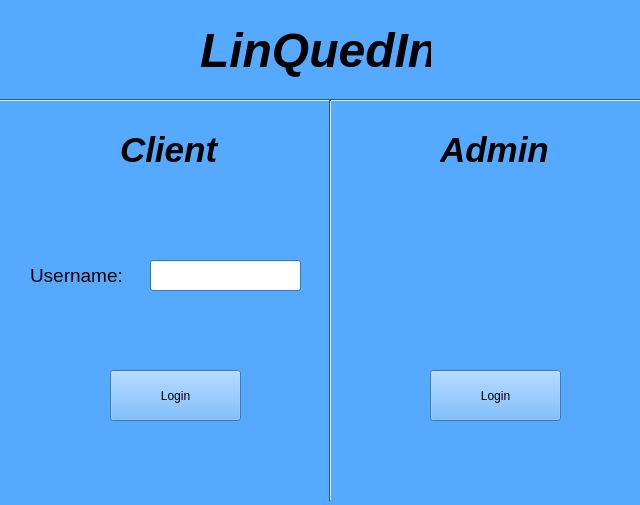
<?xml version="1.0" encoding="UTF-8"?>
<ui version="4.0">
 <class>mainWindow</class>
 <widget class="QWidget" name="mainWindow">
  <property name="geometry">
   <rect>
    <x>0</x>
    <y>0</y>
    <width>640</width>
    <height>505</height>
   </rect>
  </property>
  <property name="minimumSize">
   <size>
    <width>640</width>
    <height>505</height>
   </size>
  </property>
  <property name="maximumSize">
   <size>
    <width>640</width>
    <height>505</height>
   </size>
  </property>
  <property name="palette">
   <palette>
    <active>
     <colorrole role="WindowText">
      <brush brushstyle="SolidPattern">
       <color alpha="255">
        <red>0</red>
        <green>0</green>
        <blue>0</blue>
       </color>
      </brush>
     </colorrole>
     <colorrole role="Button">
      <brush brushstyle="SolidPattern">
       <color alpha="255">
        <red>85</red>
        <green>170</green>
        <blue>255</blue>
       </color>
      </brush>
     </colorrole>
     <colorrole role="Light">
      <brush brushstyle="SolidPattern">
       <color alpha="255">
        <red>213</red>
        <green>234</green>
        <blue>255</blue>
       </color>
      </brush>
     </colorrole>
     <colorrole role="Midlight">
      <brush brushstyle="SolidPattern">
       <color alpha="255">
        <red>149</red>
        <green>202</green>
        <blue>255</blue>
       </color>
      </brush>
     </colorrole>
     <colorrole role="Dark">
      <brush brushstyle="SolidPattern">
       <color alpha="255">
        <red>42</red>
        <green>85</green>
        <blue>127</blue>
       </color>
      </brush>
     </colorrole>
     <colorrole role="Mid">
      <brush brushstyle="SolidPattern">
       <color alpha="255">
        <red>56</red>
        <green>113</green>
        <blue>170</blue>
       </color>
      </brush>
     </colorrole>
     <colorrole role="Text">
      <brush brushstyle="SolidPattern">
       <color alpha="255">
        <red>0</red>
        <green>0</green>
        <blue>0</blue>
       </color>
      </brush>
     </colorrole>
     <colorrole role="BrightText">
      <brush brushstyle="SolidPattern">
       <color alpha="255">
        <red>255</red>
        <green>255</green>
        <blue>255</blue>
       </color>
      </brush>
     </colorrole>
     <colorrole role="ButtonText">
      <brush brushstyle="SolidPattern">
       <color alpha="255">
        <red>0</red>
        <green>0</green>
        <blue>0</blue>
       </color>
      </brush>
     </colorrole>
     <colorrole role="Base">
      <brush brushstyle="SolidPattern">
       <color alpha="255">
        <red>255</red>
        <green>255</green>
        <blue>255</blue>
       </color>
      </brush>
     </colorrole>
     <colorrole role="Window">
      <brush brushstyle="SolidPattern">
       <color alpha="255">
        <red>85</red>
        <green>170</green>
        <blue>255</blue>
       </color>
      </brush>
     </colorrole>
     <colorrole role="Shadow">
      <brush brushstyle="SolidPattern">
       <color alpha="255">
        <red>0</red>
        <green>0</green>
        <blue>0</blue>
       </color>
      </brush>
     </colorrole>
     <colorrole role="AlternateBase">
      <brush brushstyle="SolidPattern">
       <color alpha="255">
        <red>170</red>
        <green>212</green>
        <blue>255</blue>
       </color>
      </brush>
     </colorrole>
     <colorrole role="ToolTipBase">
      <brush brushstyle="SolidPattern">
       <color alpha="255">
        <red>255</red>
        <green>255</green>
        <blue>220</blue>
       </color>
      </brush>
     </colorrole>
     <colorrole role="ToolTipText">
      <brush brushstyle="SolidPattern">
       <color alpha="255">
        <red>0</red>
        <green>0</green>
        <blue>0</blue>
       </color>
      </brush>
     </colorrole>
    </active>
    <inactive>
     <colorrole role="WindowText">
      <brush brushstyle="SolidPattern">
       <color alpha="255">
        <red>0</red>
        <green>0</green>
        <blue>0</blue>
       </color>
      </brush>
     </colorrole>
     <colorrole role="Button">
      <brush brushstyle="SolidPattern">
       <color alpha="255">
        <red>85</red>
        <green>170</green>
        <blue>255</blue>
       </color>
      </brush>
     </colorrole>
     <colorrole role="Light">
      <brush brushstyle="SolidPattern">
       <color alpha="255">
        <red>213</red>
        <green>234</green>
        <blue>255</blue>
       </color>
      </brush>
     </colorrole>
     <colorrole role="Midlight">
      <brush brushstyle="SolidPattern">
       <color alpha="255">
        <red>149</red>
        <green>202</green>
        <blue>255</blue>
       </color>
      </brush>
     </colorrole>
     <colorrole role="Dark">
      <brush brushstyle="SolidPattern">
       <color alpha="255">
        <red>42</red>
        <green>85</green>
        <blue>127</blue>
       </color>
      </brush>
     </colorrole>
     <colorrole role="Mid">
      <brush brushstyle="SolidPattern">
       <color alpha="255">
        <red>56</red>
        <green>113</green>
        <blue>170</blue>
       </color>
      </brush>
     </colorrole>
     <colorrole role="Text">
      <brush brushstyle="SolidPattern">
       <color alpha="255">
        <red>0</red>
        <green>0</green>
        <blue>0</blue>
       </color>
      </brush>
     </colorrole>
     <colorrole role="BrightText">
      <brush brushstyle="SolidPattern">
       <color alpha="255">
        <red>255</red>
        <green>255</green>
        <blue>255</blue>
       </color>
      </brush>
     </colorrole>
     <colorrole role="ButtonText">
      <brush brushstyle="SolidPattern">
       <color alpha="255">
        <red>0</red>
        <green>0</green>
        <blue>0</blue>
       </color>
      </brush>
     </colorrole>
     <colorrole role="Base">
      <brush brushstyle="SolidPattern">
       <color alpha="255">
        <red>255</red>
        <green>255</green>
        <blue>255</blue>
       </color>
      </brush>
     </colorrole>
     <colorrole role="Window">
      <brush brushstyle="SolidPattern">
       <color alpha="255">
        <red>85</red>
        <green>170</green>
        <blue>255</blue>
       </color>
      </brush>
     </colorrole>
     <colorrole role="Shadow">
      <brush brushstyle="SolidPattern">
       <color alpha="255">
        <red>0</red>
        <green>0</green>
        <blue>0</blue>
       </color>
      </brush>
     </colorrole>
     <colorrole role="AlternateBase">
      <brush brushstyle="SolidPattern">
       <color alpha="255">
        <red>170</red>
        <green>212</green>
        <blue>255</blue>
       </color>
      </brush>
     </colorrole>
     <colorrole role="ToolTipBase">
      <brush brushstyle="SolidPattern">
       <color alpha="255">
        <red>255</red>
        <green>255</green>
        <blue>220</blue>
       </color>
      </brush>
     </colorrole>
     <colorrole role="ToolTipText">
      <brush brushstyle="SolidPattern">
       <color alpha="255">
        <red>0</red>
        <green>0</green>
        <blue>0</blue>
       </color>
      </brush>
     </colorrole>
    </inactive>
    <disabled>
     <colorrole role="WindowText">
      <brush brushstyle="SolidPattern">
       <color alpha="255">
        <red>42</red>
        <green>85</green>
        <blue>127</blue>
       </color>
      </brush>
     </colorrole>
     <colorrole role="Button">
      <brush brushstyle="SolidPattern">
       <color alpha="255">
        <red>85</red>
        <green>170</green>
        <blue>255</blue>
       </color>
      </brush>
     </colorrole>
     <colorrole role="Light">
      <brush brushstyle="SolidPattern">
       <color alpha="255">
        <red>213</red>
        <green>234</green>
        <blue>255</blue>
       </color>
      </brush>
     </colorrole>
     <colorrole role="Midlight">
      <brush brushstyle="SolidPattern">
       <color alpha="255">
        <red>149</red>
        <green>202</green>
        <blue>255</blue>
       </color>
      </brush>
     </colorrole>
     <colorrole role="Dark">
      <brush brushstyle="SolidPattern">
       <color alpha="255">
        <red>42</red>
        <green>85</green>
        <blue>127</blue>
       </color>
      </brush>
     </colorrole>
     <colorrole role="Mid">
      <brush brushstyle="SolidPattern">
       <color alpha="255">
        <red>56</red>
        <green>113</green>
        <blue>170</blue>
       </color>
      </brush>
     </colorrole>
     <colorrole role="Text">
      <brush brushstyle="SolidPattern">
       <color alpha="255">
        <red>42</red>
        <green>85</green>
        <blue>127</blue>
       </color>
      </brush>
     </colorrole>
     <colorrole role="BrightText">
      <brush brushstyle="SolidPattern">
       <color alpha="255">
        <red>255</red>
        <green>255</green>
        <blue>255</blue>
       </color>
      </brush>
     </colorrole>
     <colorrole role="ButtonText">
      <brush brushstyle="SolidPattern">
       <color alpha="255">
        <red>42</red>
        <green>85</green>
        <blue>127</blue>
       </color>
      </brush>
     </colorrole>
     <colorrole role="Base">
      <brush brushstyle="SolidPattern">
       <color alpha="255">
        <red>85</red>
        <green>170</green>
        <blue>255</blue>
       </color>
      </brush>
     </colorrole>
     <colorrole role="Window">
      <brush brushstyle="SolidPattern">
       <color alpha="255">
        <red>85</red>
        <green>170</green>
        <blue>255</blue>
       </color>
      </brush>
     </colorrole>
     <colorrole role="Shadow">
      <brush brushstyle="SolidPattern">
       <color alpha="255">
        <red>0</red>
        <green>0</green>
        <blue>0</blue>
       </color>
      </brush>
     </colorrole>
     <colorrole role="AlternateBase">
      <brush brushstyle="SolidPattern">
       <color alpha="255">
        <red>85</red>
        <green>170</green>
        <blue>255</blue>
       </color>
      </brush>
     </colorrole>
     <colorrole role="ToolTipBase">
      <brush brushstyle="SolidPattern">
       <color alpha="255">
        <red>255</red>
        <green>255</green>
        <blue>220</blue>
       </color>
      </brush>
     </colorrole>
     <colorrole role="ToolTipText">
      <brush brushstyle="SolidPattern">
       <color alpha="255">
        <red>0</red>
        <green>0</green>
        <blue>0</blue>
       </color>
      </brush>
     </colorrole>
    </disabled>
   </palette>
  </property>
  <property name="cursor">
   <cursorShape>ArrowCursor</cursorShape>
  </property>
  <property name="mouseTracking">
   <bool>false</bool>
  </property>
  <property name="windowTitle">
   <string>LinQuedIn</string>
  </property>
  <widget class="QLabel" name="label">
   <property name="geometry">
    <rect>
     <x>200</x>
     <y>20</y>
     <width>231</width>
     <height>61</height>
    </rect>
   </property>
   <property name="text">
    <string>&lt;html&gt;&lt;head/&gt;&lt;body&gt;&lt;p&gt;&lt;span style=&quot; font-size:36pt; font-weight:600; font-style:italic;&quot;&gt;LinQuedIn&lt;/span&gt;&lt;/p&gt;&lt;/body&gt;&lt;/html&gt;</string>
   </property>
  </widget>
  <widget class="Line" name="line">
   <property name="geometry">
    <rect>
     <x>-10</x>
     <y>90</y>
     <width>651</width>
     <height>20</height>
    </rect>
   </property>
   <property name="orientation">
    <enum>Qt::Horizontal</enum>
   </property>
  </widget>
  <widget class="Line" name="line_2">
   <property name="geometry">
    <rect>
     <x>320</x>
     <y>100</y>
     <width>20</width>
     <height>401</height>
    </rect>
   </property>
   <property name="orientation">
    <enum>Qt::Vertical</enum>
   </property>
  </widget>
  <widget class="QLabel" name="label_2">
   <property name="geometry">
    <rect>
     <x>120</x>
     <y>130</y>
     <width>101</width>
     <height>41</height>
    </rect>
   </property>
   <property name="text">
    <string>&lt;html&gt;&lt;head/&gt;&lt;body&gt;&lt;p&gt;&lt;span style=&quot; font-size:26pt; font-weight:600; font-style:italic;&quot;&gt;Client&lt;/span&gt;&lt;/p&gt;&lt;/body&gt;&lt;/html&gt;</string>
   </property>
  </widget>
  <widget class="QLabel" name="label_3">
   <property name="geometry">
    <rect>
     <x>440</x>
     <y>130</y>
     <width>111</width>
     <height>41</height>
    </rect>
   </property>
   <property name="text">
    <string>&lt;html&gt;&lt;head/&gt;&lt;body&gt;&lt;p&gt;&lt;span style=&quot; font-size:26pt; font-weight:600; font-style:italic;&quot;&gt;Admin&lt;/span&gt;&lt;/p&gt;&lt;/body&gt;&lt;/html&gt;</string>
   </property>
  </widget>
  <widget class="QLabel" name="label_4">
   <property name="geometry">
    <rect>
     <x>30</x>
     <y>250</y>
     <width>121</width>
     <height>51</height>
    </rect>
   </property>
   <property name="text">
    <string>&lt;html&gt;&lt;head/&gt;&lt;body&gt;&lt;p&gt;&lt;span style=&quot; font-size:14pt;&quot;&gt;Username:&lt;/span&gt;&lt;/p&gt;&lt;/body&gt;&lt;/html&gt;</string>
   </property>
  </widget>
  <widget class="QLineEdit" name="lineEditMainWindow">
   <property name="geometry">
    <rect>
     <x>150</x>
     <y>260</y>
     <width>151</width>
     <height>31</height>
    </rect>
   </property>
  </widget>
  <widget class="QPushButton" name="pushButtonWindowClient">
   <property name="geometry">
    <rect>
     <x>110</x>
     <y>370</y>
     <width>131</width>
     <height>51</height>
    </rect>
   </property>
   <property name="text">
    <string>Login</string>
   </property>
  </widget>
  <widget class="QPushButton" name="pushButtonAdminWindow">
   <property name="geometry">
    <rect>
     <x>430</x>
     <y>370</y>
     <width>131</width>
     <height>51</height>
    </rect>
   </property>
   <property name="text">
    <string>Login</string>
   </property>
  </widget>
 </widget>
 <resources/>
 <connections/>
</ui>
